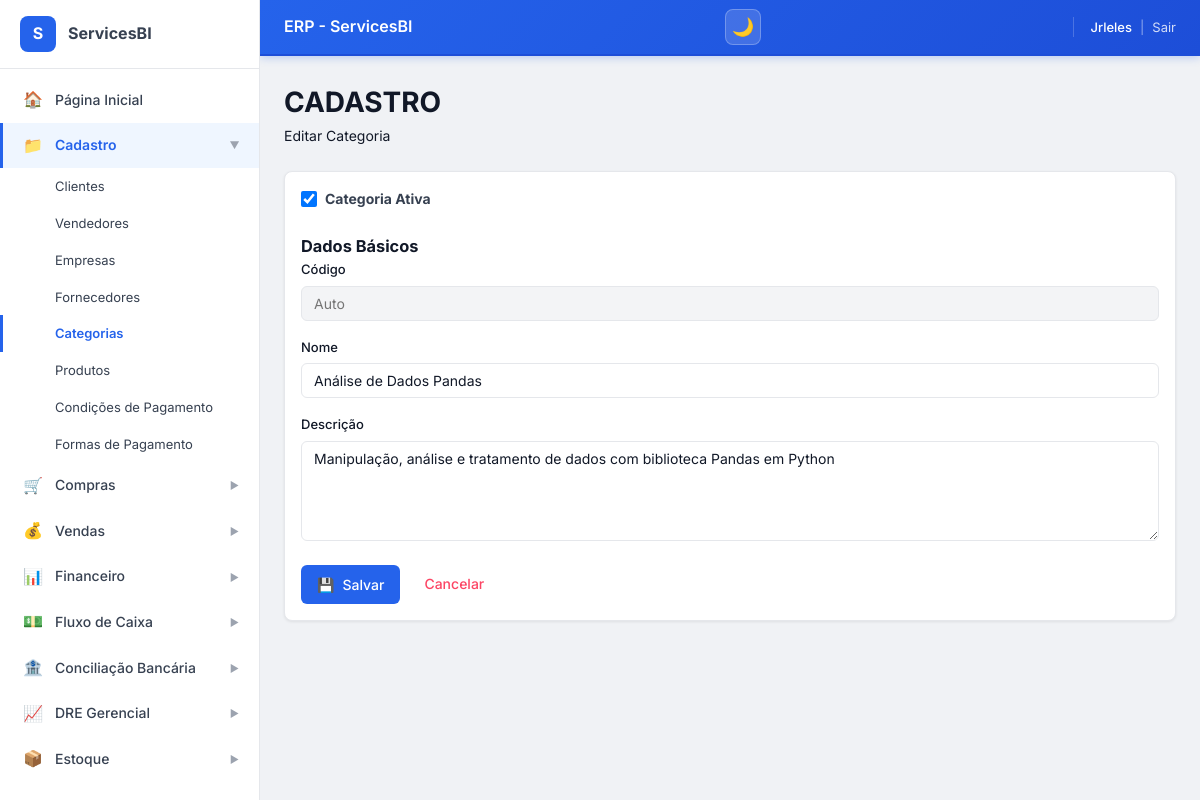
Page /cadastro/categorias/editar/15/ (signed in) on the committed database.
### ERP_ServicesBI/models.py (models this page shows, shortened)
class Categoria(models.Model):
    nome = models.CharField(max_length=100, unique=True)
    descricao = models.TextField(blank=True, null=True)
    ativo = models.BooleanField(default=True)
    criado_em = models.DateTimeField(auto_now_add=True)
    class Meta:
        verbose_name = 'Categoria'
        verbose_name_plural = 'Categorias'
        ordering = ['nome']

### ERP_ServicesBI/views.py (the view)
# urls.py: path('cadastro/categorias/editar/<int:pk>/', views.categoria_edit, name='categoria_edit'),
@login_required
def categoria_edit(request, pk):
    categoria = get_object_or_404(Categoria, pk=pk)
    if request.method == 'POST':
        form = CategoriaForm(request.POST, instance=categoria)
        if form.is_valid():
            form.save()
            messages.success(request, 'Categoria atualizada com sucesso!')
            return redirect('ERP_ServicesBI:categoria_list')
    else:
        form = CategoriaForm(instance=categoria)
    context = {'form': form, 'titulo': 'Editar Categoria', 'categoria': categoria}
    return render(request, 'cadastro/categoria_form.html', context)

### ERP_ServicesBI/forms.py
class CategoriaForm(BaseForm):
    class Meta:
        model = Categoria
        fields = '__all__'
    def __init__(self, *args, **kwargs):
        super().__init__(*args, **kwargs)
        self.fields['descricao'].required = False
        self.fields['ativo'].required = False

### ERP_ServicesBI/templates/cadastro/categoria_form.html (shortened to what this page needs)
{% extends 'base.html' %}
{% load static %}
{% block content %}
<div class="erp-page-header erp-mb-6">
    <h1 class="erp-page-title">CADASTRO</h1>
    <p class="erp-page-subtitle">{% if categoria %}Editar{% else %}Nova{% endif %} Categoria</p>
</div>
<div class="erp-card" style="max-width: 900px;">
    <form method="post" id="categoriaForm" class="erp-form">
        <div class="erp-form-group erp-mb-4">
            <label class="erp-checkbox" style="display: flex; align-items: center; gap: 8px; cursor: pointer; font-size: 14px; color: var(--gray-700);">
                <input type="checkbox"
                       name="ativo"
                       value="True"
                       {% if form.ativo.value == True or form.ativo.value == 'True' or form.ativo.value == 'on' %}checked{% endif %}
                       style="width: 16px; height: 16px; cursor: pointer;">
                <span><strong>Categoria Ativa</strong></span>
            </label>
        </div>
        <h3 class="erp-section-title">Dados Básicos</h3>
        <div class="erp-form-row">
            <div class="erp-form-group" style="flex: 0 0 150px;">
                <label class="erp-label" for="codigo">Código</label>
                <input type="text" name="codigo" id="codigo"
                       value="{{ categoria.codigo|default:'' }}"
                       class="erp-input"
                       placeholder="Auto"
                       readonly
                       style="background: var(--gray-100); cursor: not-allowed;">
            </div>
        </div>
        <div class="erp-form-group">
            <label class="erp-label erp-label-required" for="nome">Nome</label>
            <input type="text" name="nome" id="nome"
                   value="{{ categoria.nome|default:'' }}"
                   class="erp-input"
                   placeholder="Digite o nome da categoria"
                   required
                   maxlength="100">
        </div>
        <div class="erp-form-group">
            <label class="erp-label" for="descricao">Descrição</label>
            <textarea name="descricao" id="descricao" rows="4" class="erp-textarea"
                      placeholder="Descrição detalhada da categoria (opcional)...">{{ categoria.descricao|default:'' }}</textarea>
        </div>
        <div class="erp-flex erp-gap-2 erp-mt-6">
            <button type="submit" class="erp-btn erp-btn--primary">
                <span>💾</span>
                <span>Salvar</span>
            </button>
            <a href="{% url 'ERP_ServicesBI:categoria_list' %}" class="erp-btn erp-btn--outline" style="color: #fc4564; border-color: #fc4564;">
                <span>Cancelar</span>
            </a>
        </div>
    </form>
</div>
{% endblock %}

### ERP_ServicesBI/templates/components/_header.html (shortened to what this page needs)
<header class="erp-header">
    <div class="erp-flex erp-items-center erp-gap-2">
        <h1 class="erp-header__title">
            {% block header_title %}ERP - ServicesBI{% endblock %}
        </h1>
    </div>
    <div class="erp-header__controls">
        <button class="erp-header__theme-btn"
                onclick="toggleTheme()"
                title="Alternar tema (dark/light)"
                id="themeToggleBtn">
            <span id="themeIcon">🌙</span>
        </button>
    </div>
    <div class="erp-header__user">
        <span class="erp-header__user-name">
            {{ request.user.first_name|default:request.user.username }}
        </span>
        <span style="opacity:0.5">|</span>
        <a href="{% url 'ERP_ServicesBI:logout' %}" class="erp-header__logout">Sair</a>
    </div>
</header>

### rows in the picture
Categoria: nome "Análise de Dados Pandas", descricao "Manipulação, análise e tratamento de dados com biblioteca Pandas em Python"

### other values in the picture
{{ request.user.first_name|default:request.user.username }} "Jrleles"
